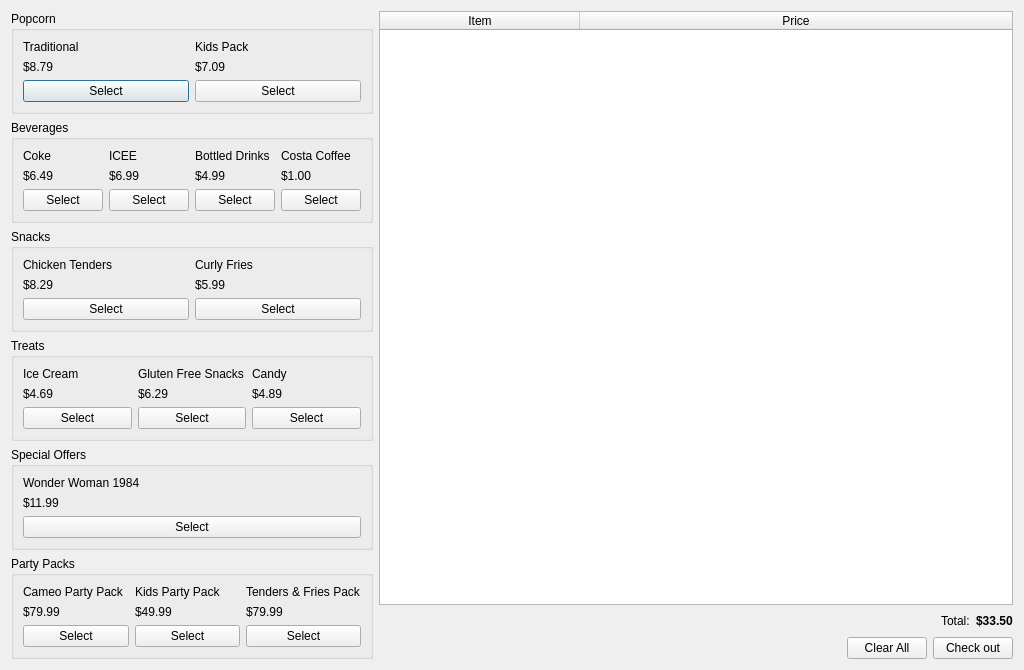
<?xml version="1.0" encoding="UTF-8"?>
<ui version="4.0">
 <class>FoodAndDrinks</class>
 <widget class="QDialog" name="FoodAndDrinks">
  <property name="geometry">
   <rect>
    <x>0</x>
    <y>0</y>
    <width>1024</width>
    <height>656</height>
   </rect>
  </property>
  <property name="windowTitle">
   <string>Food &amp; Drinks</string>
  </property>
  <layout class="QHBoxLayout" name="horizontalLayout_10">
   <item>
    <layout class="QVBoxLayout" name="verticalLayout">
     <property name="sizeConstraint">
      <enum>QLayout::SetFixedSize</enum>
     </property>
     <item>
      <widget class="QGroupBox" name="groupBox">
       <property name="title">
        <string>Popcorn</string>
       </property>
       <layout class="QHBoxLayout" name="horizontalLayout_4">
        <item>
         <layout class="QVBoxLayout" name="verticalLayout_4">
          <item>
           <widget class="QLabel" name="label_3">
            <property name="text">
             <string>Traditional</string>
            </property>
           </widget>
          </item>
          <item>
           <widget class="QLabel" name="label_4">
            <property name="text">
             <string>$8.79</string>
            </property>
           </widget>
          </item>
          <item>
           <widget class="QPushButton" name="pushButton_traditional">
            <property name="text">
             <string>Select</string>
            </property>
           </widget>
          </item>
         </layout>
        </item>
        <item>
         <layout class="QVBoxLayout" name="verticalLayout_6">
          <item>
           <widget class="QLabel" name="label_7">
            <property name="text">
             <string>Kids Pack</string>
            </property>
           </widget>
          </item>
          <item>
           <widget class="QLabel" name="label_8">
            <property name="text">
             <string>$7.09</string>
            </property>
           </widget>
          </item>
          <item>
           <widget class="QPushButton" name="pushButton_kidsPacks">
            <property name="text">
             <string>Select</string>
            </property>
           </widget>
          </item>
         </layout>
        </item>
       </layout>
      </widget>
     </item>
     <item>
      <widget class="QGroupBox" name="groupBox_2">
       <property name="title">
        <string>Beverages</string>
       </property>
       <layout class="QHBoxLayout" name="horizontalLayout">
        <item>
         <layout class="QVBoxLayout" name="verticalLayout_17">
          <item>
           <widget class="QLabel" name="label_29">
            <property name="text">
             <string>Coke</string>
            </property>
           </widget>
          </item>
          <item>
           <widget class="QLabel" name="label_30">
            <property name="text">
             <string>$6.49</string>
            </property>
           </widget>
          </item>
          <item>
           <widget class="QPushButton" name="pushButton_coke">
            <property name="text">
             <string>Select</string>
            </property>
           </widget>
          </item>
         </layout>
        </item>
        <item>
         <layout class="QVBoxLayout" name="verticalLayout_22">
          <item>
           <widget class="QLabel" name="label_39">
            <property name="text">
             <string>ICEE</string>
            </property>
           </widget>
          </item>
          <item>
           <widget class="QLabel" name="label_40">
            <property name="text">
             <string>$6.99</string>
            </property>
           </widget>
          </item>
          <item>
           <widget class="QPushButton" name="pushButton_ICEE">
            <property name="text">
             <string>Select</string>
            </property>
           </widget>
          </item>
         </layout>
        </item>
        <item>
         <layout class="QVBoxLayout" name="verticalLayout_23">
          <item>
           <widget class="QLabel" name="label_41">
            <property name="text">
             <string>Bottled Drinks</string>
            </property>
           </widget>
          </item>
          <item>
           <widget class="QLabel" name="label_42">
            <property name="text">
             <string>$4.99</string>
            </property>
           </widget>
          </item>
          <item>
           <widget class="QPushButton" name="pushButton_bottledDrinks">
            <property name="text">
             <string>Select</string>
            </property>
           </widget>
          </item>
         </layout>
        </item>
        <item>
         <layout class="QVBoxLayout" name="verticalLayout_24">
          <item>
           <widget class="QLabel" name="label_43">
            <property name="text">
             <string>Costa Coffee</string>
            </property>
           </widget>
          </item>
          <item>
           <widget class="QLabel" name="label_44">
            <property name="text">
             <string>$1.00</string>
            </property>
           </widget>
          </item>
          <item>
           <widget class="QPushButton" name="pushButton_costaCoffee">
            <property name="text">
             <string>Select</string>
            </property>
           </widget>
          </item>
         </layout>
        </item>
       </layout>
      </widget>
     </item>
     <item>
      <widget class="QGroupBox" name="groupBox_3">
       <property name="title">
        <string>Snacks</string>
       </property>
       <layout class="QHBoxLayout" name="horizontalLayout_5">
        <item>
         <layout class="QVBoxLayout" name="verticalLayout_11">
          <item>
           <widget class="QLabel" name="label_17">
            <property name="text">
             <string>Chicken Tenders</string>
            </property>
           </widget>
          </item>
          <item>
           <widget class="QLabel" name="label_18">
            <property name="text">
             <string>$8.29</string>
            </property>
           </widget>
          </item>
          <item>
           <widget class="QPushButton" name="pushButton_chickenTenders">
            <property name="text">
             <string>Select</string>
            </property>
           </widget>
          </item>
         </layout>
        </item>
        <item>
         <layout class="QVBoxLayout" name="verticalLayout_12">
          <item>
           <widget class="QLabel" name="label_19">
            <property name="text">
             <string>Curly Fries</string>
            </property>
           </widget>
          </item>
          <item>
           <widget class="QLabel" name="label_20">
            <property name="text">
             <string>$5.99</string>
            </property>
           </widget>
          </item>
          <item>
           <widget class="QPushButton" name="pushButton_curlyFries">
            <property name="text">
             <string>Select</string>
            </property>
           </widget>
          </item>
         </layout>
        </item>
       </layout>
      </widget>
     </item>
     <item>
      <widget class="QGroupBox" name="groupBox_4">
       <property name="title">
        <string>Treats</string>
       </property>
       <layout class="QHBoxLayout" name="horizontalLayout_6">
        <item>
         <layout class="QVBoxLayout" name="verticalLayout_13">
          <item>
           <widget class="QLabel" name="label_21">
            <property name="text">
             <string>Ice Cream</string>
            </property>
           </widget>
          </item>
          <item>
           <widget class="QLabel" name="label_22">
            <property name="text">
             <string>$4.69</string>
            </property>
           </widget>
          </item>
          <item>
           <widget class="QPushButton" name="pushButton_iceCream">
            <property name="text">
             <string>Select</string>
            </property>
           </widget>
          </item>
         </layout>
        </item>
        <item>
         <layout class="QVBoxLayout" name="verticalLayout_14">
          <item>
           <widget class="QLabel" name="label_23">
            <property name="text">
             <string>Gluten Free Snacks</string>
            </property>
           </widget>
          </item>
          <item>
           <widget class="QLabel" name="label_24">
            <property name="text">
             <string>$6.29</string>
            </property>
           </widget>
          </item>
          <item>
           <widget class="QPushButton" name="pushButton_glutenFreeSnacks">
            <property name="text">
             <string>Select</string>
            </property>
           </widget>
          </item>
         </layout>
        </item>
        <item>
         <layout class="QVBoxLayout" name="verticalLayout_15">
          <item>
           <widget class="QLabel" name="label_25">
            <property name="text">
             <string>Candy</string>
            </property>
           </widget>
          </item>
          <item>
           <widget class="QLabel" name="label_26">
            <property name="text">
             <string>$4.89</string>
            </property>
           </widget>
          </item>
          <item>
           <widget class="QPushButton" name="pushButton_candy">
            <property name="text">
             <string>Select</string>
            </property>
           </widget>
          </item>
         </layout>
        </item>
       </layout>
      </widget>
     </item>
     <item>
      <widget class="QGroupBox" name="groupBox_5">
       <property name="title">
        <string>Special Offers</string>
       </property>
       <layout class="QHBoxLayout" name="horizontalLayout_8">
        <item>
         <layout class="QVBoxLayout" name="verticalLayout_18">
          <item>
           <widget class="QLabel" name="label_31">
            <property name="text">
             <string>Wonder Woman 1984</string>
            </property>
           </widget>
          </item>
          <item>
           <widget class="QLabel" name="label_32">
            <property name="text">
             <string>$11.99</string>
            </property>
           </widget>
          </item>
          <item>
           <widget class="QPushButton" name="pushButton_wonderWoman">
            <property name="text">
             <string>Select</string>
            </property>
           </widget>
          </item>
         </layout>
        </item>
       </layout>
      </widget>
     </item>
     <item>
      <widget class="QGroupBox" name="groupBox_6">
       <property name="title">
        <string>Party Packs</string>
       </property>
       <layout class="QHBoxLayout" name="horizontalLayout_7">
        <item>
         <layout class="QVBoxLayout" name="verticalLayout_19">
          <item>
           <widget class="QLabel" name="label_33">
            <property name="text">
             <string>Cameo Party Pack</string>
            </property>
           </widget>
          </item>
          <item>
           <widget class="QLabel" name="label_34">
            <property name="text">
             <string>$79.99</string>
            </property>
           </widget>
          </item>
          <item>
           <widget class="QPushButton" name="pushButton_cameoPartyPack">
            <property name="text">
             <string>Select</string>
            </property>
           </widget>
          </item>
         </layout>
        </item>
        <item>
         <layout class="QVBoxLayout" name="verticalLayout_20">
          <item>
           <widget class="QLabel" name="label_35">
            <property name="text">
             <string>Kids Party Pack</string>
            </property>
           </widget>
          </item>
          <item>
           <widget class="QLabel" name="label_36">
            <property name="text">
             <string>$49.99</string>
            </property>
           </widget>
          </item>
          <item>
           <widget class="QPushButton" name="pushButton_kidsPartyPack">
            <property name="text">
             <string>Select</string>
            </property>
           </widget>
          </item>
         </layout>
        </item>
        <item>
         <layout class="QVBoxLayout" name="verticalLayout_21">
          <item>
           <widget class="QLabel" name="label_37">
            <property name="text">
             <string>Tenders &amp; Fries Pack</string>
            </property>
           </widget>
          </item>
          <item>
           <widget class="QLabel" name="label_38">
            <property name="text">
             <string>$79.99</string>
            </property>
           </widget>
          </item>
          <item>
           <widget class="QPushButton" name="pushButton_tendersFriesPack">
            <property name="text">
             <string>Select</string>
            </property>
           </widget>
          </item>
         </layout>
        </item>
       </layout>
      </widget>
     </item>
    </layout>
   </item>
   <item>
    <layout class="QVBoxLayout" name="verticalLayout_3">
     <item>
      <widget class="QTableWidget" name="tableWidget">
       <attribute name="horizontalHeaderCascadingSectionResizes">
        <bool>false</bool>
       </attribute>
       <attribute name="horizontalHeaderDefaultSectionSize">
        <number>200</number>
       </attribute>
       <attribute name="horizontalHeaderStretchLastSection">
        <bool>true</bool>
       </attribute>
       <attribute name="verticalHeaderStretchLastSection">
        <bool>false</bool>
       </attribute>
       <column>
        <property name="text">
         <string>Item</string>
        </property>
        <property name="textAlignment">
         <set>AlignCenter</set>
        </property>
       </column>
       <column>
        <property name="text">
         <string>Price</string>
        </property>
       </column>
      </widget>
     </item>
     <item>
      <layout class="QVBoxLayout" name="verticalLayout_2">
       <item>
        <layout class="QHBoxLayout" name="horizontalLayout_2">
         <item>
          <spacer name="horizontalSpacer_2">
           <property name="orientation">
            <enum>Qt::Horizontal</enum>
           </property>
           <property name="sizeHint" stdset="0">
            <size>
             <width>40</width>
             <height>20</height>
            </size>
           </property>
          </spacer>
         </item>
         <item>
          <widget class="QLabel" name="label">
           <property name="text">
            <string>Total:</string>
           </property>
          </widget>
         </item>
         <item>
          <widget class="QLabel" name="label_foodCost">
           <property name="text">
            <string>&lt;html&gt;&lt;head/&gt;&lt;body&gt;&lt;p&gt;&lt;span style=&quot; font-weight:600;&quot;&gt;$33.50&lt;/span&gt;&lt;/p&gt;&lt;/body&gt;&lt;/html&gt;</string>
           </property>
          </widget>
         </item>
        </layout>
       </item>
      </layout>
     </item>
     <item>
      <layout class="QHBoxLayout" name="horizontalLayout_3">
       <item>
        <spacer name="horizontalSpacer">
         <property name="orientation">
          <enum>Qt::Horizontal</enum>
         </property>
         <property name="sizeHint" stdset="0">
          <size>
           <width>40</width>
           <height>20</height>
          </size>
         </property>
        </spacer>
       </item>
       <item>
        <widget class="QPushButton" name="pushButton_clearAll">
         <property name="text">
          <string>Clear All</string>
         </property>
        </widget>
       </item>
       <item>
        <widget class="QPushButton" name="pushButton_checkOut">
         <property name="text">
          <string>Check out</string>
         </property>
        </widget>
       </item>
      </layout>
     </item>
    </layout>
   </item>
  </layout>
 </widget>
 <resources/>
 <connections/>
</ui>
